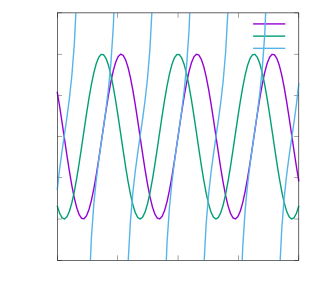

Write the gnuplot code that produced this figure.
set terminal cairolatex size 3.2,3
set output 'test.tex'

set xlabel '$x$'
set ylabel '$y$'
set yrange [-1.5:1.5]

plot sin(x) w l t '$\sin(x)$' lw 4, \
     cos(x) w l t '$\cos(x)$' lw 4, \
     tan(x) w l t '$\tan(x)$' lw 4

unset output
